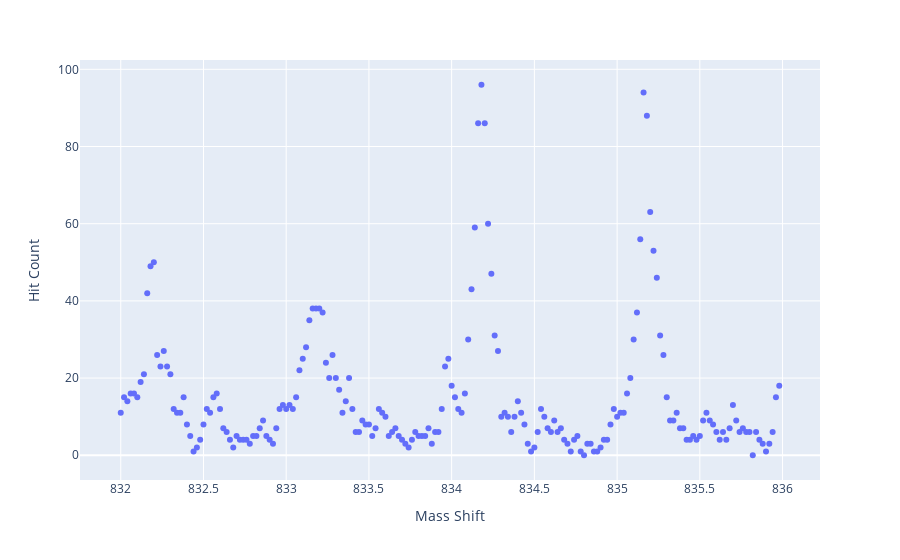

Notebook code cell kept with this figure:
### Code cell
fig = px.scatter(df_shift_hits, x='shift', y='hit', labels={'shift': 'Mass Shift', 'hit': 'Hit Count'})
fig.show()

### Figure 1 — Plotly figure (JSON) as saved in the notebook; plotly's stock layout.template omitted (floating-point values rounded to 4 significant figures; data arrays with more than 128 entries replaced by an {"elided": "..."} marker saying what was removed)
{"data": [{"hovertemplate": "Mass Shift=%{x}<br>Hit Count=%{y}<extra></extra>", "legendgroup": "", "marker": {"color": "#636efa", "symbol": "circle"}, "mode": "markers", "name": "", "orientation": "v", "showlegend": false, "type": "scatter", "x": {"elided": "200 float values"}, "xaxis": "x", "y": {"elided": "200 int values"}, "yaxis": "y"}], "layout": {"legend": {"tracegroupgap": 0}, "margin": {"t": 60}, "xaxis": {"anchor": "y", "domain": [0, 1], "title": {"text": "Mass Shift"}}, "yaxis": {"anchor": "x", "domain": [0, 1], "title": {"text": "Hit Count"}}}}
